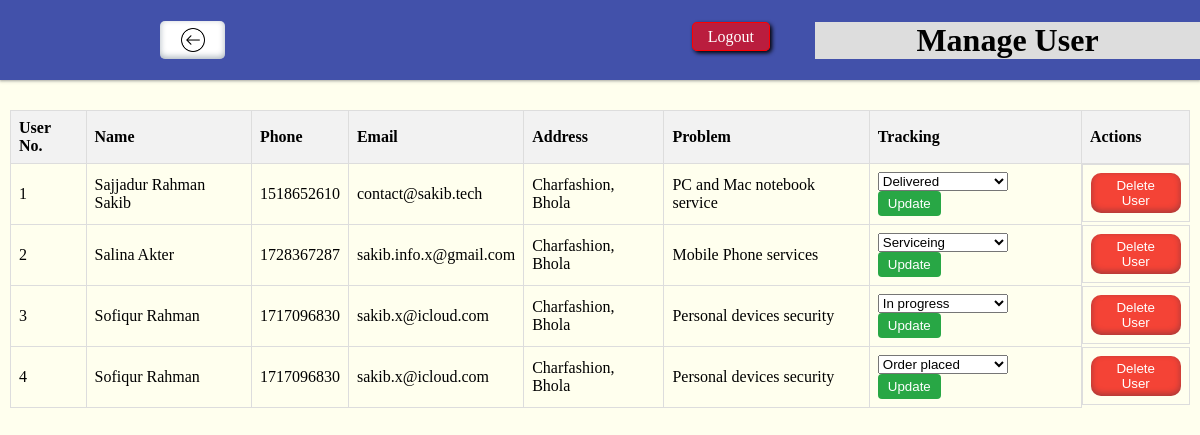
The page /admin/manageuser.php (signed in) on the database as committed earlier.
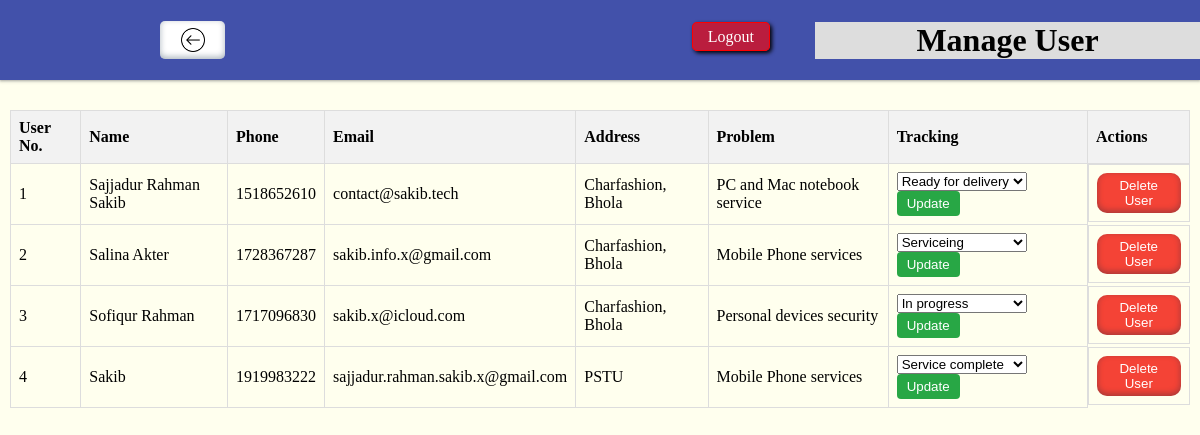
The same page on the database as committed later.
### tables this page shows
CREATE TABLE `reservation` (
  `id` int(100) NOT NULL,
  `name` varchar(32) NOT NULL,
  `address` varchar(50) NOT NULL,
  `phone` int(14) NOT NULL,
  `email` varchar(38) NOT NULL,
  `problem` varchar(100) NOT NULL,
  `description` varchar(500) NOT NULL,
  `submission_time` timestamp NOT NULL DEFAULT current_timestamp(),
  `tracking` varchar(20) DEFAULT NULL
);

### admin/manageuser.php (the view, shortened to what this page needs)
<!DOCTYPE html>
<html lang="en">
<head>
    <link rel="stylesheet" href="approval.css">
</head>
<body>
    <div class="contaner">
        <div class="navbar item">
            <div class="blank">
                <a href="./admin.php" class="btnhome"></a>
            </div>
            <h1>Manage User</h1>
            <div class="logout">
                <a href="">Logout</a>
            </div>
        </div>
        <div class="content item">
            <table>
                <thead>
                    <tr>
                        <th>User No.</th>
                        <th>Name</th>
                        <th>Phone</th>
                        <th>Email</th>
                        <th>Address</th>
                        <th>Problem</th>
                        <th>Tracking</th>
                        <th>Actions</th>
                    </tr>
                </thead>
                <tbody>
                    <?php
                    include 'config.php';
                    $sql = "SELECT * FROM reservation";
                    $result = mysqli_query($conn,$sql);
                    $no=1;
                    while($row=mysqli_fetch_assoc($result))
                    {
                        echo '<tr>
                        <td>'.$no.'</td>
                        <td>'.$row['name'].'</td>
                        <td>'.$row['phone'].'</td>
                        <td>'.$row['email'].'</td>
                        <td>'.$row['address'].'</td>
                        <td>'.$row['problem'].'</td>
                        <td>
                            <form method="post" action="" style="display:inline;">
                                <input type="hidden" name="trackingId" value="'.$row['id'].'">
                                <select name="trackingValue" style="width:130px;">
                                    <option value="Order placed"'.($row['tracking']==='Order placed'?' selected':'').'>Order placed</option>
                                    <option value="In progress"'.($row['tracking']==='In progress'?' selected':'').'>In progress</option>
                                    <option value="Serviceing"'.($row['tracking']==='Serviceing'?' selected':'').'>Serviceing</option>
                                    <option value="Service complete"'.($row['tracking']==='Service complete'?' selected':'').'>Service complete</option>
                                    <option value="Ready for delivery"'.($row['tracking']==='Ready for delivery'?' selected':'').'>Ready for delivery</option>
                                    <option value="Delivered"'.($row['tracking']==='Delivered'?' selected':'').'>Delivered</option>
                                </select>
                                <button type="submit" name="updatetrackingbtn" style="background-color: #28a745; color: white; border: none; padding: 5px 10px; border-radius: 4px; cursor: pointer;">Update</button>
                            </form>
                        </td>
                        <td class="actions">
                                <form method="post" action="">
                                    <input type="hidden" name="selectedId" value="'.$row['id'].'">
                                    <button class="delete btn" name="deletebtn"  onclick="return confirmDelete(\''.$row['name'].'\')">Delete User</button>
                                </form>
                            </td>
                    </tr>';
                    $no++;
                    }
                ?>
                </tbody>
            </table>
        </div>
    </div>
</body>
</html>

Rows that differ between the two databases and show on the page:
removed reservation: name "Sofiqur Rahman", phone "1717096830", email "sakib.x@icloud.com", address "Charfashion, Bhola", problem "Personal devices security", trackingValue "Order placed"
changed reservation "Sajjadur Rahman Sakib": trackingValue "Delivered" → "Ready for delivery"
added reservation: name "Sakib", phone "1919983222", email "sajjadur.rahman.sakib.x@gmail.com", address "PSTU", problem "Mobile Phone services", trackingValue "Service complete"
